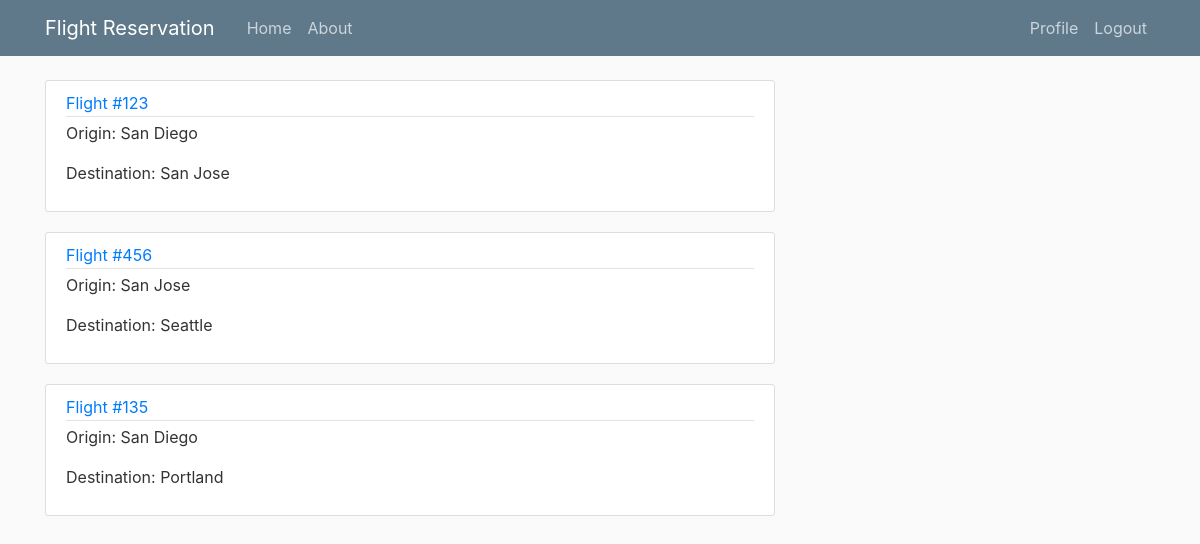
The app's page / (signed in) with its own data.
### reservation/models.py (models this page shows, shortened)
class Flight(models.Model):
    flight_number = models.IntegerField(default=0)
    origin = models.CharField(max_length=200)
    destination = models.CharField(max_length=200)
    plane = models.OneToOneField(Plane, on_delete=models.CASCADE)

### reservation/views.py (the view)
# urls.py: path('', FlightListView.as_view(), name='reservation-home'),
class FlightListView(ListView):
    model = Flight
    template_name = 'reservation/home.html'
    context_object_name = 'flights'
    paginate_by = 4

### reservation/templates/reservation/home.html (shortened to what this page needs)
{% extends "reservation/base.html" %}
{% block content %}
  {% for flight in flights %}
    <article class="media content-section">
      <div class="media-body">
        <div class="article-metadata">
          <a class="mr-2" href="{% url 'flight-detail' flight.id %}">Flight #{{ flight.flight_number }}</a>
        </div>
        <p class="article-content">Origin: {{ flight.origin }}</p>
        <p class="article-content">Destination: {{ flight.destination }}</p>
      </div>
    </article>
  {% endfor %}
{% endblock content %}

### reservation/static/reservation/main.css (style rules this page uses)
body { background: #fafafa; color: #333333; margin-top: 5rem; }
.content-section { background: #ffffff; padding: 10px 20px; border: 1px solid #dddddd; border-radius: 3px; margin-bottom: 20px; }
.article-content { white-space: pre-line; }
.article-metadata { padding-bottom: 1px; margin-bottom: 4px; border-bottom: 1px solid #e3e3e3 }

### records on screen
Flight: flight_number "123", origin "San Diego", destination "San Jose"
Flight: flight_number "456", origin "San Jose", destination "Seattle"
Flight: flight_number "135", origin "San Diego", destination "Portland"
